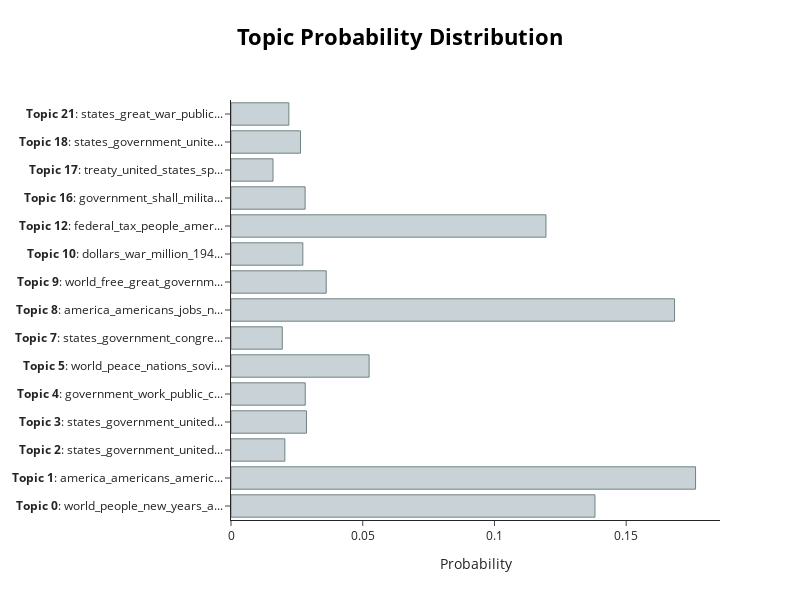

Notebook code for this chart:
### Code cell
# output the topic distribution for the first speech
# hint: check out approximate_distribution() and visualize_distribution()

### Figure 1 — Plotly figure (JSON) as saved in the notebook; plotly's stock layout.template omitted (floating-point values rounded to 4 significant figures)
{"data": [{"marker": {"color": "#C8D2D7", "line": {"color": "#6E8484", "width": 1}}, "orientation": "h", "type": "bar", "x": [0.1381, 0.1763, 0.02044, 0.02864, 0.02818, 0.05242, 0.01947, 0.1683, 0.03614, 0.02726, 0.1195, 0.02813, 0.01595, 0.02639, 0.02196], "y": ["<b>Topic 0</b>: world_people_new_years_a...", "<b>Topic 1</b>: america_americans_americ...", "<b>Topic 2</b>: states_government_united...", "<b>Topic 3</b>: states_government_united...", "<b>Topic 4</b>: government_work_public_c...", "<b>Topic 5</b>: world_peace_nations_sovi...", "<b>Topic 7</b>: states_government_congre...", "<b>Topic 8</b>: america_americans_jobs_n...", "<b>Topic 9</b>: world_free_great_governm...", "<b>Topic 10</b>: dollars_war_million_194...", "<b>Topic 12</b>: federal_tax_people_amer...", "<b>Topic 16</b>: government_shall_milita...", "<b>Topic 17</b>: treaty_united_states_sp...", "<b>Topic 18</b>: states_government_unite...", "<b>Topic 21</b>: states_great_war_public..."]}], "layout": {"height": 600, "hoverlabel": {"bgcolor": "white", "font": {"family": "Rockwell", "size": 16}}, "title": {"font": {"color": "Black", "size": 22}, "text": "<b>Topic Probability Distribution</b>", "x": 0.5, "xanchor": "center", "y": 0.95, "yanchor": "top"}, "width": 800, "xaxis": {"title": {"text": "Probability"}}}}
